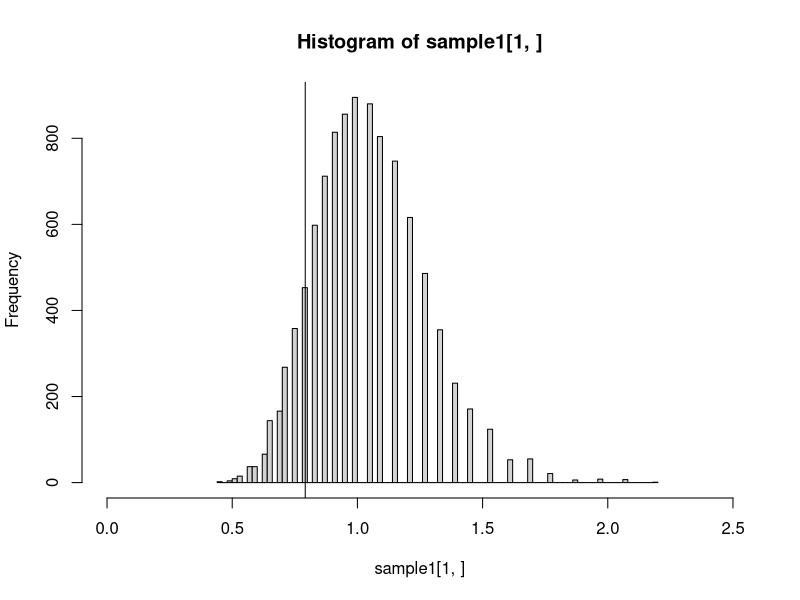

R code for this plot:
set.seed(123)
##Simple generation of simulated data

N1=500
N2=500
N.categories <- 3 #how many clinical categories

# IRR1 <- 0.7
# IRR2 <- 0.5
# IRR3 <- 0.1
IRR1 <- 1
IRR2 <- 1
IRR3 <- 1

Y1 <- matrix(NA, nrow=N1, ncol=N.categories)
Y1[,1] <- rbinom(N1, size=1, prob= 0.1 )
Y1[,2] <- rbinom(N1, size=1, prob= 0.8*Y1[,1] ) #80% of Y1 is also Y2
Y1[,3] <- rbinom(N1, size=1, prob= 0.5*Y1[,2] ) #50% of Y2 is also Y3

Y2 <- matrix(NA, nrow=N2, ncol=N.categories)
Y2[,1] <- rbinom(N2, size=1, prob= 0.1*IRR1 )
Y2[,2] <- rbinom(N2, size=1, prob= 0.8*Y2[,1]*(IRR2/IRR1) ) #80% of Y1 is also Y2
Y2[,3] <- rbinom(N2, size=1, prob= 0.5*Y2[,2]*(IRR3/(IRR1*IRR2) )) #50% of Y2 is also Y3

N.unvax <- nrow(Y1)
N.vax <- nrow(Y2)

##Permutation test
permute.func <- function(Y.unvax=Y1, Y.vax=Y2){
  Z <- rbind(Y.unvax, Y.vax)
  vax.index <- sample(1:nrow(Z), size=N.vax, replace=F)
  Z.vax <- Z[vax.index,]
  Z.unvax <- Z[-vax.index,]
  N.vax.outcomes <- apply(Z.vax,2,sum)
  N.unvax.outcome <- apply(Z.unvax,2,sum)
  RR <- (N.vax.outcomes/N.vax)/(N.unvax.outcome/N.unvax)
  return(RR)
}

sample1 <- replicate(9999, permute.func())
sample1.q <- t(apply(sample1,1,quantile,probs=c(0.025,0.5,0.975)))

Obs.unvax.events <- apply(Y1,2,sum)
Obs.vax.events <- apply(Y2,2,sum)
Obs.RR <- (Obs.vax.events/N.vax)/(Obs.unvax.events/N.unvax)

P.values <- rep(NA, 3 )
for(i in 1:3){
  P.values[i] <- 1 - mean(Obs.RR[i] < sample1[i,])
}
P.values
hist(sample1[1,], xlim=c(0,2.5), breaks=100)
abline(v=Obs.RR[1])

sig1 <- rep(NA, ncol(sample1))
sig3 <- rep(NA, ncol(sample1))
for(k in 1:ncol(sample1)){
  sig1[k] <- (Obs.RR[1] < sample1[1, k]) | (Obs.RR[2] < sample1[2,k]) | (Obs.RR[3] < sample1[3,k])
  sig3[k] <- (Obs.RR[1] < sample1[1, k]) & (Obs.RR[2] < sample1[2,k]) & (Obs.RR[3] < sample1[3,k])
  
}
 P.values.combined1 <- 1 - mean(sig1)
 P.values.combined3 <- 1 - mean(sig3)
 
  P.values.combined1
  P.values.combined3
 